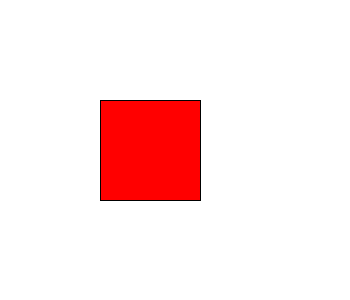
Frame 1 (no input)
Frame 60 (the mouse pressed at the canvas centre just before this capture): identical to frame 1, image omitted
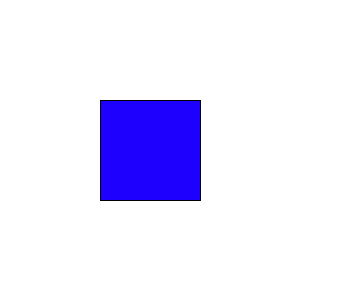
Frame 120 (the mouse held since frame 60 and released just before this capture)

The Processing sketch that drew these frames (run headless with seeded random() and noise(); from frame 60 on, the mouse is pressed at the canvas centre):

// Processing sketch: click_hue
// ── click_hue.pde
int alphaValue = 0;

void setup() {
  size(350, 300);
  background(0xFFFFFFFF);
  colorMode(HSB);
}

void draw() {
  background(0xFFFFFFFF);
  fill(alphaValue, 255, 255);
  rect(100, 100, 100, 100);
}

void mousePressed() {
  alphaValue = mouseX;
}
